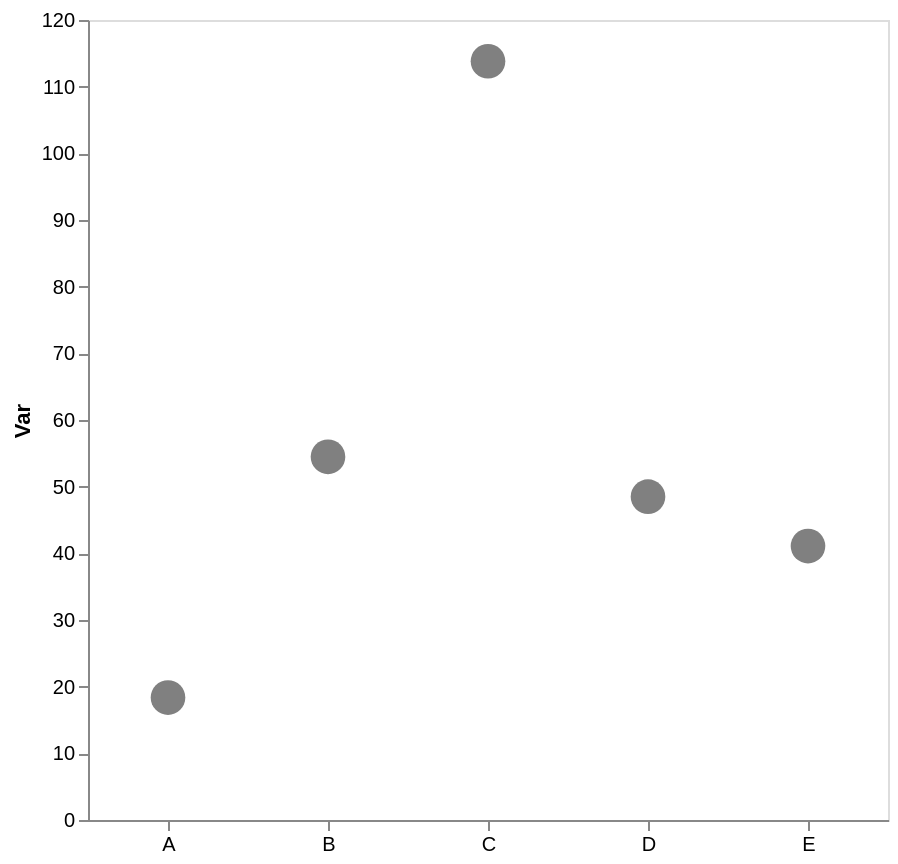

Vega-Lite specification for this chart:
### Vega-Lite specification from a JSON file in a GitHub repository (floating-point values rounded to 4 significant figures)
{"config": {"view": {"continuousWidth": 300, "continuousHeight": 300}, "axis": {"grid": false}, "bar": {"color": "gray"}}, "data": {"name": "data-9ac7eefd8fcf86c83417b629df784703"}, "mark": {"type": "point", "color": "gray", "filled": true, "size": 300}, "encoding": {"x": {"axis": {"labelAngle": 0, "title": null}, "field": "cat", "type": "nominal"}, "y": {"aggregate": "mean", "axis": {"title": "Var"}, "field": "var1", "type": "quantitative"}}, "height": 400, "width": 400, "$schema": "https://vega.github.io/schema/vega-lite/v5.17.0.json", "datasets": {"data-9ac7eefd8fcf86c83417b629df784703": [{"cat": "C", "var1": 111.1, "var2": 46.76}, {"cat": "D", "var1": 48.38, "var2": 57.33}, {"cat": "C", "var1": 90.57, "var2": 43.48}, {"cat": "B", "var1": 58.46, "var2": 55.91}, {"cat": "B", "var1": 41.63, "var2": 52.6}, {"cat": "E", "var1": 47.29, "var2": 34.95}, {"cat": "D", "var1": 48.62, "var2": 65.74}, {"cat": "B", "var1": 63.33, "var2": 44.56}, {"cat": "A", "var1": 18.36, "var2": 42.81}, {"cat": "C", "var1": 111.3, "var2": 36.98}, {"cat": "E", "var1": 34.89, "var2": 59.15}, {"cat": "C", "var1": 142.2, "var2": 48.32}]}}
